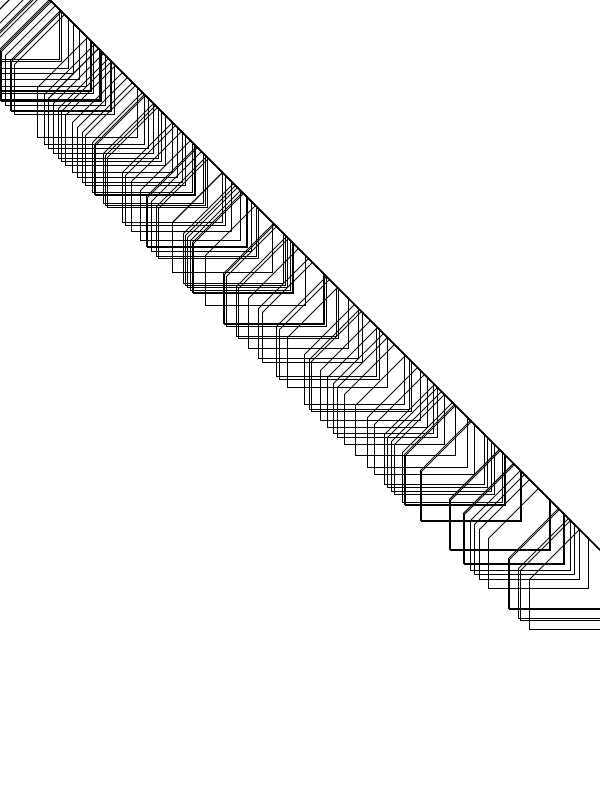
Frame 1 (no input)
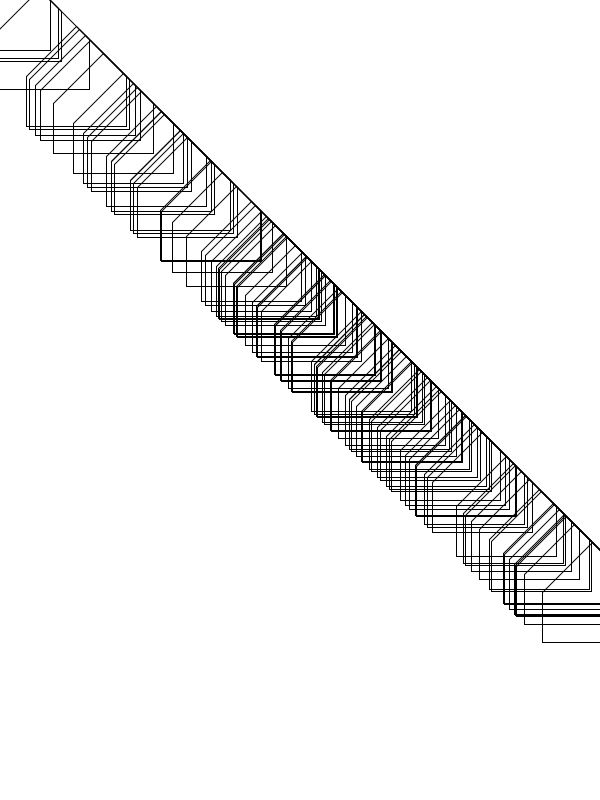
Frame 60 (the mouse pressed at the canvas centre just before this capture)
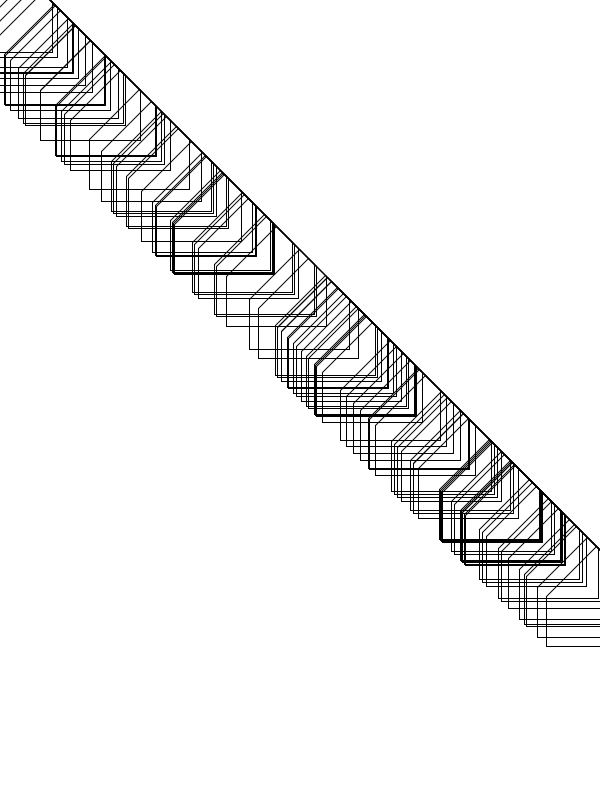
Frame 120 (the mouse held since frame 60 and released just before this capture)

The Processing sketch that drew these frames (run headless with seeded random() and noise(); from frame 60 on, the mouse is pressed at the canvas centre):

// Processing sketch: HouseTest1_001
// ── HouseTest1_001.pde
void setup(){
  size(600,800);
  
}

void house(int startPoint, int shift) {
  line(startPoint, startPoint-shift, startPoint + shift, startPoint); 
  line(startPoint-shift, startPoint, startPoint, startPoint - shift); 
  line(startPoint + shift, startPoint, startPoint + shift, startPoint + shift); 
  line(startPoint + shift, startPoint + shift, startPoint - shift, startPoint + shift); 
  line(startPoint - shift, startPoint + shift, startPoint - shift, startPoint);   
}
void draw(){
  house(100, 50);
  background(255);
  for (int i = 0; i < 100; i++){
    house(int(random(0, width)), 50);
  }
}
